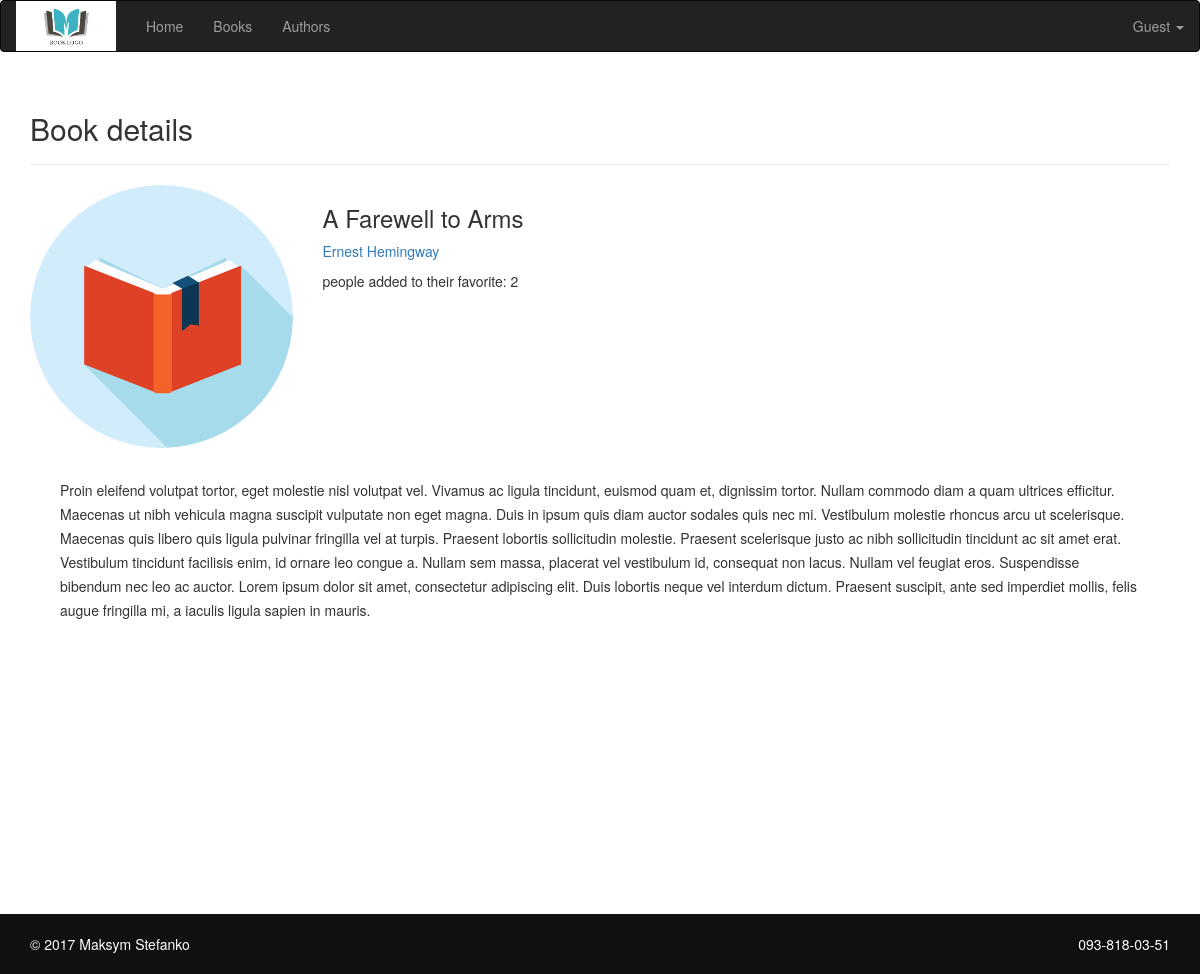
Screenshot of /pages/book_details.php?id=2 with the database file from the repository.
### tables this page shows
CREATE TABLE `book` (
  `id` int(11) NOT NULL AUTO_INCREMENT,
  `description` text,
  `author_id` int(11) DEFAULT NULL,
  `name` varchar(255) DEFAULT NULL,
  `photo` varchar(255) DEFAULT NULL,
  PRIMARY KEY (`id`),
  KEY `author_id` (`author_id`),
  CONSTRAINT `book_ibfk_1` FOREIGN KEY (`author_id`) REFERENCES `author` (`id`)
);

CREATE TABLE `author` (
  `id` int(11) NOT NULL AUTO_INCREMENT,
  `fname` varchar(255) DEFAULT NULL,
  `lname` varchar(255) DEFAULT NULL,
  `birth_date` date DEFAULT NULL,
  `photo` varchar(255) DEFAULT NULL,
  `biography` text,
  PRIMARY KEY (`id`)
);

### pages/book_details.php (the view, shortened to what this page needs)
<?php
    $conn = connect_to_db();
    if(isset($_GET['id']) && is_loged_in()){
        $sql = "SELECT (SELECT Count(id) FROM user_book WHERE book_id =" . $_GET['id'] . ") AS rate, book.id AS id, book.name AS name,
        book.description AS description, book.author_id AS author_id, author.fname AS fname, author.lname AS lname,
        (SELECT Count(id) FROM user_book WHERE book_id =" . $_GET['id'] . " AND user_id=" . $_SESSION['id'] . ") AS added
        FROM book INNER JOIN author ON book.author_id = author.id WHERE book.id=" . $_GET['id'];
    } else if(isset($_GET['id'])) {
         $sql = "SELECT (SELECT Count(id) FROM user_book WHERE book_id =" . $_GET['id'] . ") AS rate, book.id AS id, book.name AS name,
        book.description AS description, book.author_id AS author_id, author.fname AS fname, author.lname AS lname
        FROM book INNER JOIN author ON book.author_id = author.id WHERE book.id=" . $_GET['id'];
    } else {
        header('location: ../');
    }
    $result = $conn->query($sql);
?>
<!DOCTYPE html>
<html lang="en">
    <head>
        <?php require '../shared/head.php';?>
    </head>
    <body>
        <?php require '../shared/header.php';?>
        <div class="container">
            <div class="page-header">
                <h2>Book details</h2>
             </div>
            <?php
                if ($result->num_rows > 0) {
                    while($row = $result->fetch_assoc()) {
                        echo "<div class='row'>
                                <div class='col-xs-6 col-md-3'>
                                    <a href='book_details.php?id=$row[id]'>
                                        <img class='book-photo' src='../img/book_icon1.png' alt='photo'>
                                    </a>
                                </div>
                                <div class='col-xs-6 col-md-9'>
                                    <h3>$row[name]</h3>
                                    <a href='author_details.php?id=$row[author_id]'>$row[fname] $row[lname]</a>
                                    <p style='margin-top: 10px'>people added to their favorite: $row[rate]</p>";
                                    echo "
                                </div>
                                <div class='col-xs-12 col-md-12'>
                                    <p class='line-read'>$row[description]</p>
                                </div>
                              </div>";
                    }
                } else {
                    echo "No book";
                }
            ?>
            </div>
        <?php require '../shared/footer.php';?>
    </body>
</html>

### css/style.css (style rules this page uses)
html, body { margin:0; padding:0; height:100%; }
.container { min-height: 100%; }
.author-photo, .book-photo { width: 100%; border-radius: 50%; }
.line-read { line-height: 24px; margin: 30px; }

### rows the page displays
book: name "A Farewell to Arms", author.fname "Ernest", author.lname "Hemingway", row "2", description "Proin eleifend volutpat tortor, eget molestie nisl volutpat vel. Vivamus ac ligula tincidunt, euismod quam et, dignissim tortor. Nullam commodo diam a quam ultrices efficitur. Maecenas ut nibh vehicula magna suscipit vulputate non eget magna. Duis in ipsum quis diam auctor sodales quis nec mi. Vestibulum molestie rhoncus arcu ut scelerisque. Maecenas quis libero quis ligula pulvinar fringilla vel at turpis. Praesent lobortis sollicitudin molestie. Praesent scelerisque justo ac nibh sollicitudin tincidunt ac sit amet erat. Vestibulum tincidunt facilisis enim, id ornare leo congue a. Nullam sem massa, placerat vel vestibulum id, consequat non lacus. Nullam vel feugiat eros. Suspendisse…"
